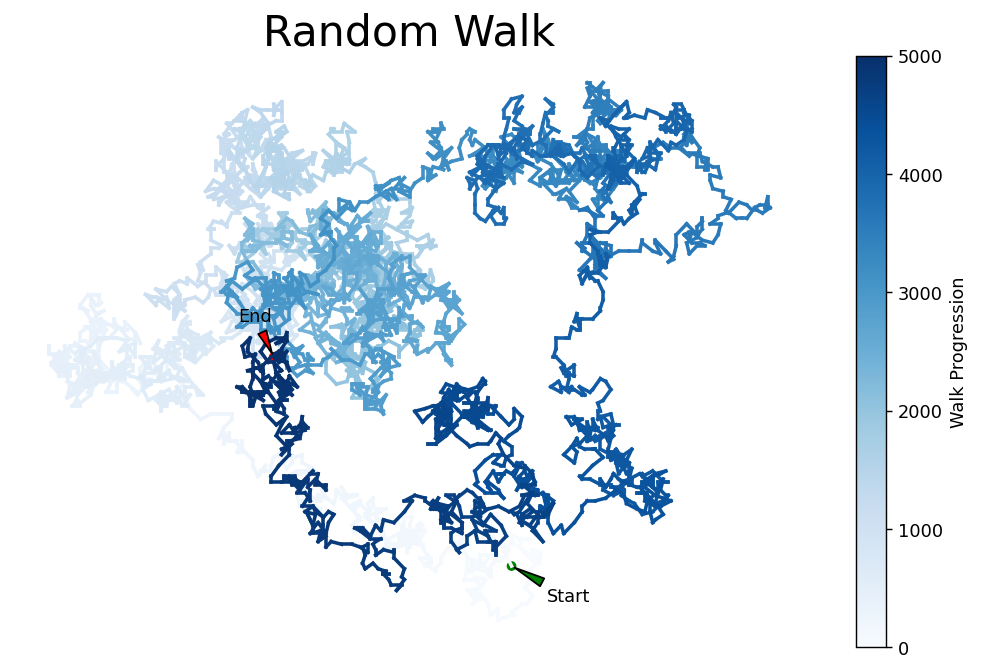

This chart was generated by the following Python code:
import matplotlib.pyplot as plt
from random_walk import RandomWalk
# ScalarMappable 用于创建映射关系，Normalize 用于规范化数值
from matplotlib.cm import ScalarMappable
from matplotlib.colors import Normalize

if __name__ == '__main__':
    # 创建一个RandomWalk实例，并将他包含的点都绘制出来
    rw = RandomWalk()
    rw.fill_walk()

    # 设置绘图窗口的尺寸
    plt.figure(dpi=128, figsize=(10, 6))

    # Create a ScalarMappable to map values to colors
    # 创建一个ScalarMappable对象，用于将数值映射到颜色
    # 这里使用蓝色色图(cmap=plt.cm.Blues)，并设置归一化对象norm
    # Normalize 类是 Matplotlib 的一部分，用于将数据值归一化到 [0, 1] 范围内。默认情况下，它对数据进行线性缩放。
    # norm = Normalize()
    # 颜色覆盖整个路径
    norm = Normalize(vmin=0, vmax=len(rw.x_values))
    # ScalarMappabl是Matplotlib中的一个对象，用于将数据值与颜色关联起来。
    # 通常用于将一系列数据值映射到一个颜色映射上。
    # cmap = plt.cm.Blues指定要使用的颜色映射。
    # 在这种情况下，是一个蓝色颜色映射。你可以根据需要选择不同的颜色映射。
    # norm = norm设置颜色映射的标准化方式，确保数据值正确映射到颜色映射上。
    sm = ScalarMappable(cmap=plt.cm.Blues, norm=norm)
    # 这一行将一个空数组设置给ScalarMappable对象。
    # 这样做的目的是使用一个空数组初始化ScalarMappable。
    # 稍后，你将使用漫步的点的索引更新这个数组，以获得相应的颜色。
    sm.set_array([])

    # Plotting the gradient line
    for i in range(1, len(rw.x_values)):
        # 通过循环绘制渐变线条，sm.to_rgba(i) 将索引 i 映射为对应颜色
        # rw.x_values[i - 1:i + 1] 和 rw.y_values[i - 1:i + 1] 是当前点和前一个点的坐标，用于定义线段。
        # color = sm.to_rgba(i) 设置线段的颜色。这里使用了ScalarMappable对象的to_rgba方法，将漫步的索引i映射到颜色。由于我们在之前的步骤中已经设置了
        # ScalarMappable的数据数组为空，因此这里i实际上对应于漫步的点的索引。
        plt.plot(rw.x_values[i-1:i+1], rw.y_values[i-1:i+1], linewidth=2, color=sm.to_rgba(i))

    # Adding a colorbar to show the progression
    # 添加颜色条，用于显示漫步的进展。label 参数设置颜色条的标签
    plt.colorbar(sm, label='Walk Progression')

    # Marking the start and end points
    plt.scatter(rw.x_values[0], rw.y_values[0], c='green', edgecolors='none', s=30)
    plt.scatter(rw.x_values[-1], rw.y_values[-1], c='red', edgecolors='none', s=30)

    # Annotating the start point
    plt.annotate('Start', xy=(rw.x_values[0], rw.y_values[0]), xytext=(20, -20),
                 textcoords='offset points', arrowprops=dict(facecolor='green', arrowstyle='wedge,tail_width=0.5'))

    # Annotating the end point
    plt.annotate('End', xy=(rw.x_values[-1], rw.y_values[-1]), xytext=(-20, 20),
                 textcoords='offset points', arrowprops=dict(facecolor='red', arrowstyle='wedge,tail_width=0.5'))
    #
    # xytext = (rw.x_values[-1] - 50, rw.y_values[-1] - 50)：这一部分指定了注释文本的文本位置，即注释文本离标注点的偏移。
    # 在这里，通过将x和y的坐标都减去50，将文本位置设置在标注点的左上方。
    # 如果你希望注释文本位于其他方向，可以调整这里的偏移值，例如(rw.x_values[-1] + 50, rw.y_values[-1] + 50)就会使得文本位于标注点的右下方
    #
    # textcoords = 'offset points'：这一部分指定了文本坐标的类型，即使用相对于数据点的偏移坐标。
    #
    # arrowprops = dict(facecolor='black', arrowstyle='wedge,tail_width=0.7')：这一部分定义了箭头的属性。
    # facecolor指定箭头的颜色为黑色，arrowstyle指定箭头的样式为楔形，tail_width = 0.7控制箭头的尾巴宽度。

    plt.title('Random Walk', fontsize=24)
    plt.axis('off')

    plt.savefig('plot_rw_visual.png', bbox_inches='tight')
    plt.show()
